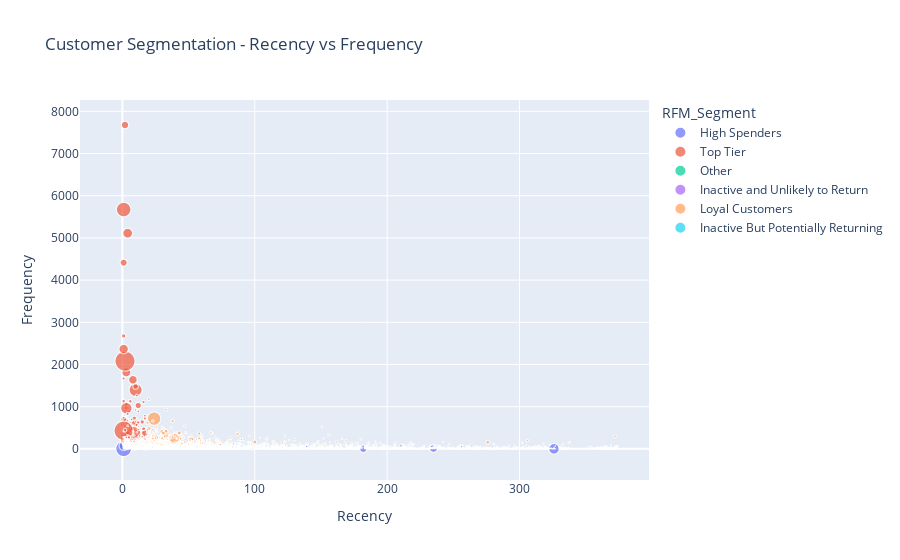

Notebook source saved alongside this figure:
### Code cell
fig = px.scatter(
    segmentation_data,
    x='Recency',
    y='Frequency',
    color='RFM_Segment',
    size='Monetary',
    title='Customer Segmentation - Recency vs Frequency',
    labels={'Recency': 'Recency', 'Frequency': 'Frequency', 'Monetary': 'Monetary'}
)
fig.show()

### Figure 1 — Plotly figure (JSON) as saved in the notebook; plotly's stock layout.template omitted (floating-point values rounded to 4 significant figures; data arrays with more than 128 entries replaced by an {"elided": "..."} marker saying what was removed)
{"data": [{"hovertemplate": "RFM_Segment=High Spenders<br>Recency=%{x}<br>Frequency=%{y}<br>Monetary=%{marker.size}<extra></extra>", "legendgroup": "High Spenders", "marker": {"color": "#636efa", "size": {"elided": "293 float values"}, "sizemode": "area", "sizeref": 700.5, "symbol": "circle"}, "mode": "markers", "name": "High Spenders", "showlegend": true, "type": "scattergl", "x": {"elided": "293 int values"}, "xaxis": "x", "y": {"elided": "293 int values"}, "yaxis": "y"}, {"hovertemplate": "RFM_Segment=Top Tier<br>Recency=%{x}<br>Frequency=%{y}<br>Monetary=%{marker.size}<extra></extra>", "legendgroup": "Top Tier", "marker": {"color": "#EF553B", "size": {"elided": "450 float values"}, "sizemode": "area", "sizeref": 700.5, "symbol": "circle"}, "mode": "markers", "name": "Top Tier", "showlegend": true, "type": "scattergl", "x": {"elided": "450 int values"}, "xaxis": "x", "y": {"elided": "450 int values"}, "yaxis": "y"}, {"hovertemplate": "RFM_Segment=Other<br>Recency=%{x}<br>Frequency=%{y}<br>Monetary=%{marker.size}<extra></extra>", "legendgroup": "Other", "marker": {"color": "#00cc96", "size": {"elided": "2417 float values"}, "sizemode": "area", "sizeref": 700.5, "symbol": "circle"}, "mode": "markers", "name": "Other", "showlegend": true, "type": "scattergl", "x": {"elided": "2417 int values"}, "xaxis": "x", "y": {"elided": "2417 int values"}, "yaxis": "y"}, {"hovertemplate": "RFM_Segment=Inactive and Unlikely to Return<br>Recency=%{x}<br>Frequency=%{y}<br>Monetary=%{marker.size}<extra></extra>", "legendgroup": "Inactive and Unlikely to Return", "marker": {"color": "#ab63fa", "size": {"elided": "381 float values"}, "sizemode": "area", "sizeref": 700.5, "symbol": "circle"}, "mode": "markers", "name": "Inactive and Unlikely to Return", "showlegend": true, "type": "scattergl", "x": {"elided": "381 int values"}, "xaxis": "x", "y": {"elided": "381 int values"}, "yaxis": "y"}, {"hovertemplate": "RFM_Segment=Loyal Customers<br>Recency=%{x}<br>Frequency=%{y}<br>Monetary=%{marker.size}<extra></extra>", "legendgroup": "Loyal Customers", "marker": {"color": "#FFA15A", "size": {"elided": "630 float values"}, "sizemode": "area", "sizeref": 700.5, "symbol": "circle"}, "mode": "markers", "name": "Loyal Customers", "showlegend": true, "type": "scattergl", "x": {"elided": "630 int values"}, "xaxis": "x", "y": {"elided": "630 int values"}, "yaxis": "y"}, {"hovertemplate": "RFM_Segment=Inactive But Potentially Returning<br>Recency=%{x}<br>Frequency=%{y}<br>Monetary=%{marker.size}<extra></extra>", "legendgroup": "Inactive But Potentially Returning", "marker": {"color": "#19d3f3", "size": {"elided": "168 float values"}, "sizemode": "area", "sizeref": 700.5, "symbol": "circle"}, "mode": "markers", "name": "Inactive But Potentially Returning", "showlegend": true, "type": "scattergl", "x": {"elided": "168 int values"}, "xaxis": "x", "y": {"elided": "168 int values"}, "yaxis": "y"}], "layout": {"legend": {"itemsizing": "constant", "title": {"text": "RFM_Segment"}, "tracegroupgap": 0}, "title": {"text": "Customer Segmentation - Recency vs Frequency"}, "xaxis": {"anchor": "y", "domain": [0, 1], "title": {"text": "Recency"}}, "yaxis": {"anchor": "x", "domain": [0, 1], "title": {"text": "Frequency"}}}}
